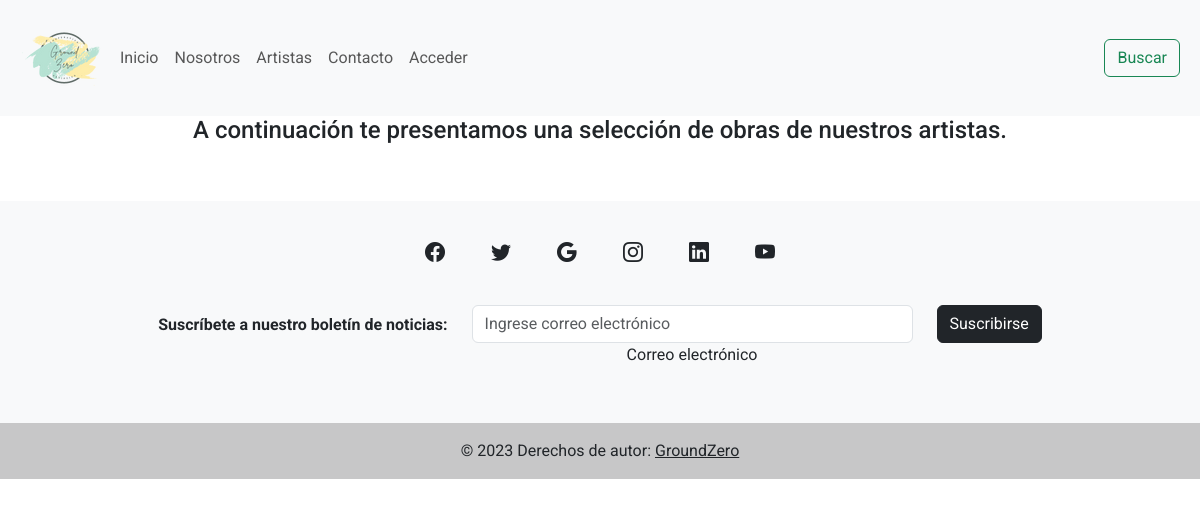
/galeria/, run on an earlier commit of the app's database.
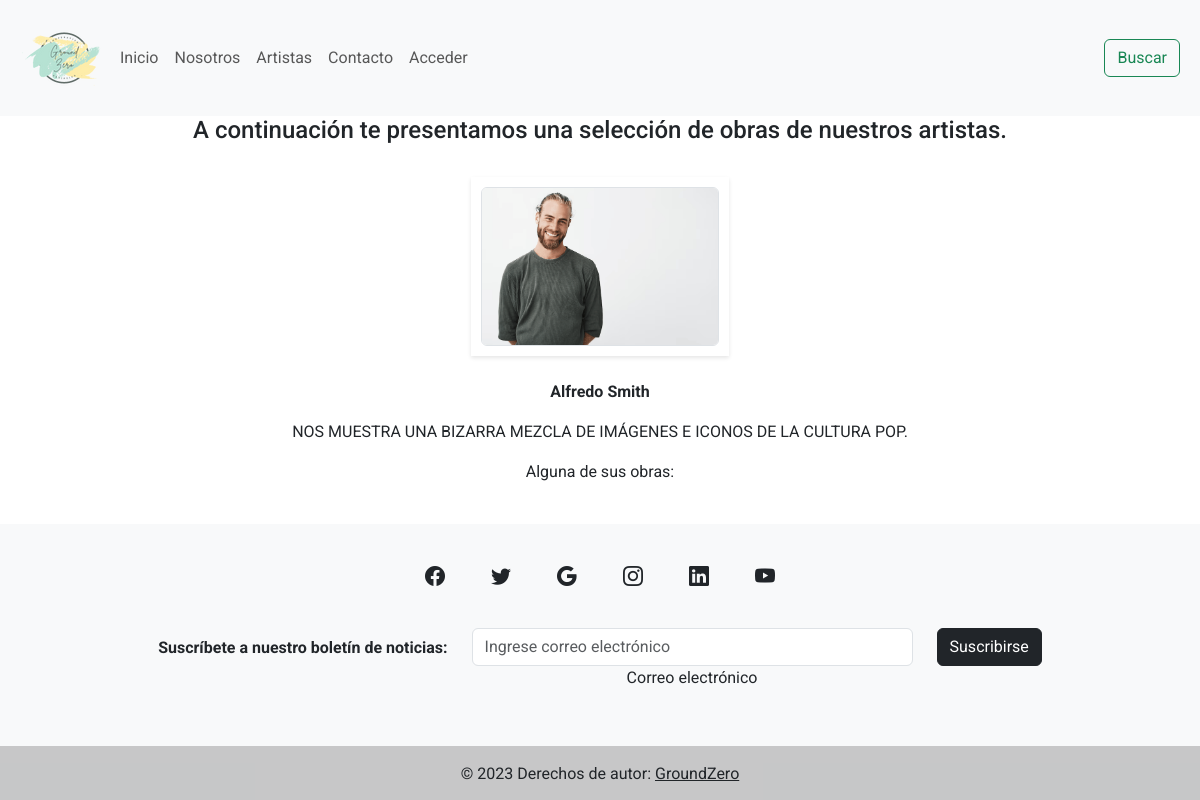
And on a later commit of the database.
### appweb/models.py (models this page shows, shortened)
class Artista(models.Model):
    nombre = models.CharField(max_length=50)
    apellido = models.CharField(max_length=50)
    descripcion = models.TextField()
    estilo = models.CharField(max_length=50)
    foto = models.ImageField(upload_to='artistas', null=True, blank=True)

### appweb/views.py (the view)
# urls.py: path('galeria/', galeria, name="galeria"),
def galeria(request):
    dataFormulario = {
        'form': ContactoForm()
    }
    Artistas = Artista.objects.all()
    data = {
        'form': dataFormulario['form'],
        'Artistas': Artistas
    }
    return render(request, 'galeria.html', data)

### appweb/forms.py
class ContactoForm(forms.ModelForm):
    class Meta:
        model = Contacto
        fields = "__all__"

### appweb/templates/galeria.html (shortened to what this page needs)
{% extends 'base.html' %}
{% load static %}
{% block contacto %}Contacto {% endblock %}
{% block contenido %}
<div class="text-center">
  <div class="container">
    <div class="row justify-content-center">
      <div class="col-md-10">
        <h4>
          A continuación te presentamos una selección de obras de nuestros artistas.
        </h4>
      </div>
    </div>
  </div>
  <br />
  {% for artista in Artistas %}
  <div class="container-fluid">
    <div class="row justify-content-center">
      <div class="col-lg-8 col-md-12">
        <div class="col-lg-4 artista mx-auto">
          <img src="{{ artista.foto.url }}" class="img-fluid rounded border">
        </div>
        <br>
        <p class="mx-auto" id="textoArtista">
          <strong>{{ artista.nombre }} {{ artista.apellido }}</strong>
        </p>
        <p class="mx-auto">
          {{ artista.descripcion }}
        </p>
        <p class="mx-auto">
          Alguna de sus obras:
        </p>
      </div>
    </div>
  </div>
  {% endfor %}
</div>
<br />
{% endblock %}

### appweb/templates/base.html (shortened to what this page needs)
<!DOCTYPE html>
<html lang="es">
<head>
  <link href="https://cdn.jsdelivr.net/npm/bootstrap@5.3.0-alpha2/dist/css/bootstrap.min.css" rel="stylesheet"
 />
  <link rel="stylesheet" href="https://cdn.jsdelivr.net/npm/bootstrap-icons@1.10.4/font/bootstrap-icons.css" />
  {% load static %}
  {% load crispy_forms_tags %}
</head>
<body>
  <nav class="navbar navbar-expand-lg bg-body-tertiary">
    <div class="container-fluid">
      <img src="{% static './Images/Logo.png' %}" alt="Logo de mi sitio web" />
      <div class="collapse navbar-collapse" id="navbarSupportedContent">
        <ul class="navbar-nav me-auto mb-2 mb-lg-0">
          <li class="nav-item">
            <a class="nav-link" href="{% url 'home' %}">Inicio</a>
          </li>
          <li class="nav-item">
            <a class="nav-link" href="{% url 'about' %}">Nosotros</a>
          </li>
          <li class="nav-item">
            <a class="nav-link" href="{% url 'galeria' %}">Artistas</a>
          </li>
          <li class="nav-item">
            <a class="nav-link" id="Contacto" aria-current="page" data-bs-toggle="modal"
              data-bs-target="#modalFormulario">{% block contacto %} {% endblock %}</a>
          </li>
          {% if user.is_authenticated %}
        </ul>
        <a href="{% url 'logout' %}" class="btn btn-dark me-2">Cerrar sesión</a>
        <button type="button" class="btn btn-light me-2" disabled>Bienvenido {{user.username}}</button>
        {% else %}
        <li class="nav-item">
          <a class="nav-link" href="{% url 'login' %}">Acceder</a>
        </li>
        </ul>
        {% endif %}
        <button class="btn btn-outline-success me-2" type="button" data-bs-toggle="offcanvas"
          data-bs-target="#offcanvasRight">
          Buscar
        </button>
      </div>
    </div>
  </nav>
  <main>
    <div id="contenido">
      {% block contenido %} {% endblock %}
    </div>
  </main>
  <footer class="bg-light text-center">
    <div class="container p-4">
      <section class="mb-4">
        <a class="btn btn-link btn-floating btn-lg text-dark m-1" href="#!" role="button"><i
            class="bi bi-facebook"></i></a>
        <a class="btn btn-link btn-floating btn-lg text-dark m-1" href="#!" role="button"><i
            class="bi bi-twitter"></i></a>
        <a class="btn btn-link btn-floating btn-lg text-dark m-1" href="#!" role="button"><i
            class="bi bi-google"></i></a>
        <a class="btn btn-link btn-floating btn-lg text-dark m-1" href="#!" role="button"><i
            class="bi bi-instagram"></i></a>
        <a class="btn btn-link btn-floating btn-lg text-dark m-1" href="#!" role="button"><i
            class="bi bi-linkedin"></i></a>
        <a class="btn btn-link btn-floating btn-lg text-dark m-1" href="#!" role="button"><i
            class="bi bi-youtube"></i></a>
      </section>
      <section class="">
        <form action="">
          <div class="row d-flex justify-content-center">
            <div class="col-auto">
              <p class="pt-2">
                <strong>Suscríbete a nuestro boletín de noticias:</strong>
              </p>
            </div>
            <div class="col-md-5 col-12">
              <div class="form-outline mb-4">
                <input type="email" id="suscribirse" class="form-control" placeholder="Ingrese correo electrónico" />
                <label class="form-label" for="form5Example2">Correo electrónico</label>
              </div>
            </div>
            <div class="col-auto">
              <a href="#" onclick="validarSuscripcion()" class="btn btn-dark mb-4">Suscribirse</a>
            </div>
          </div>
        </form>
      </section>
    </div>
    <div class="text-center p-3" style="background-color: rgba(0, 0, 0, 0.2)">
      © 2023 Derechos de autor:
      <a class="text-dark" href="#">GroundZero</a>
    </div>
  </footer>
</body>
</html>

### appweb/templates/contacto.html (shortened to what this page needs)
{% load crispy_forms_tags %}

### appweb/templates/base.html (style rules this page uses)
body { font-family: "Roboto", sans-serif; }

### appweb/templates/galeria.html (style rules this page uses)
.artista { border: 10px solid #ffffff; box-shadow: 0 2px 4px rgba(0, 0, 0, 0.1); }

What changed in the data, as far as the page shows it:
added Artista: foto (picture), nombre "Alfredo", apellido "Smith", descripcion "NOS MUESTRA UNA BIZARRA MEZCLA DE IMÁGENES E ICONOS DE LA CULTURA POP."
